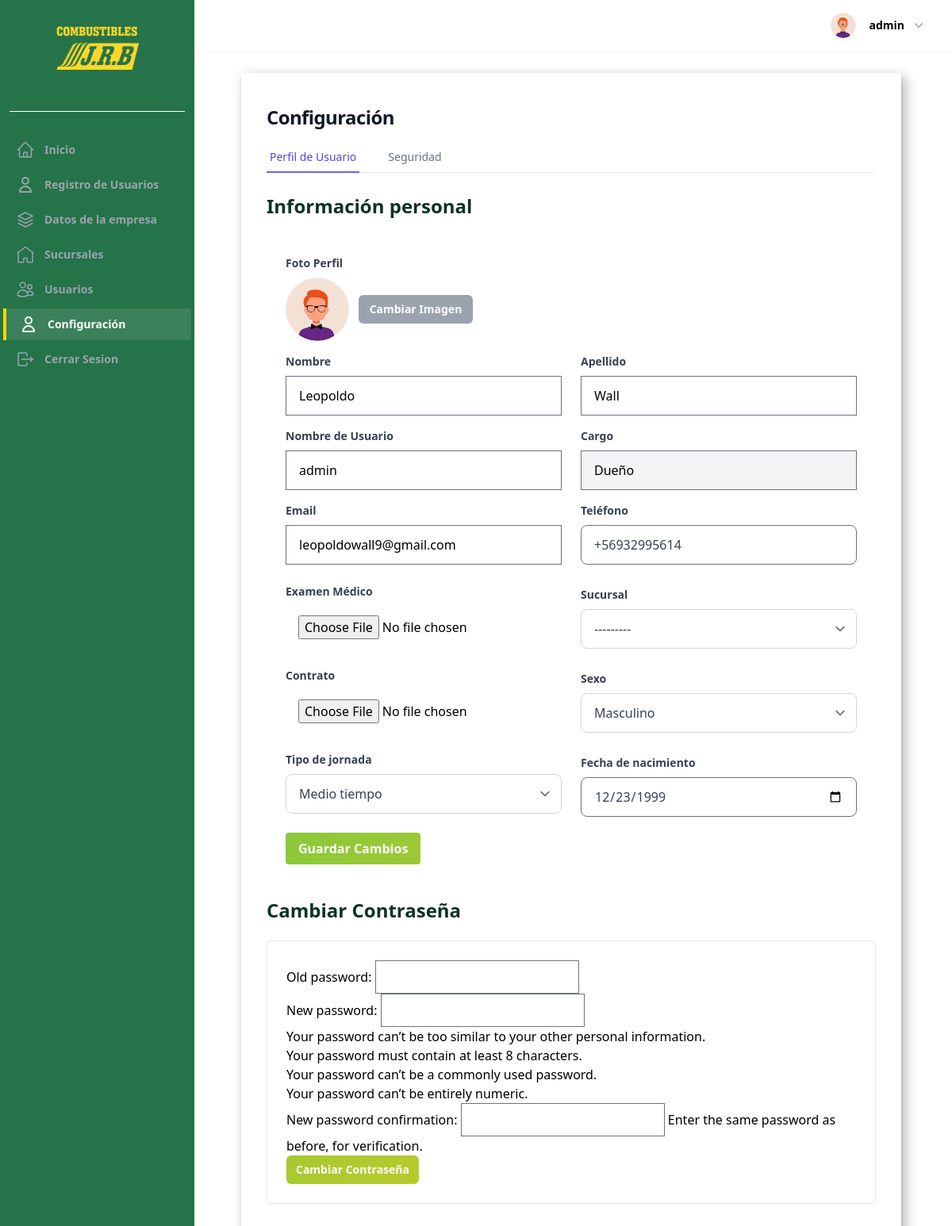
The page /configuracion/ (signed in) on the database as committed earlier.
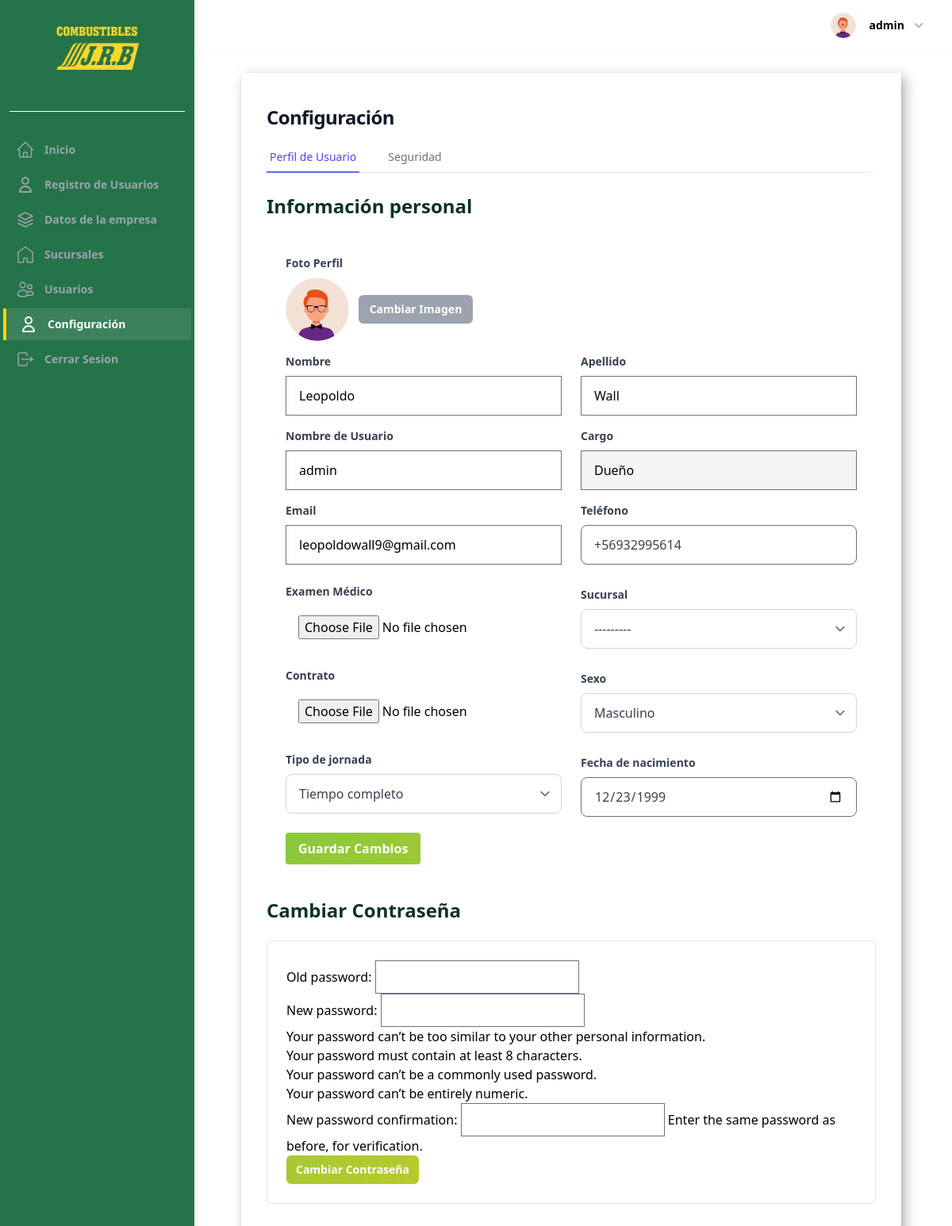
The same page on the database as committed later.
### UsuarioApp/models.py (models this page shows, shortened)
class Profile(models.Model):
    last_activity = models.DateTimeField(null=True, blank=True)
    image = models.ImageField(upload_to=profile_picture_path, default="profile.webp")
    user_FK = models.OneToOneField(
        User, on_delete=models.CASCADE, related_name="profile",
    )
    position_FK = models.ForeignKey(
        Position, on_delete=models.SET_NULL, null=True, blank=True
    )
    company_rut = models.CharField(
        max_length=12,
        blank=True,
        null=True,
        validators=[
            RegexValidator(
                regex=r"^[0-9.]+-[0-9kK]{1}$",
                message="Ingrese un RUT válido en el formato 12.345.678-9",
            )
        ],
        verbose_name="RUT Empresa",
    )
    phone = models.CharField(max_length=20, blank=True, verbose_name="Teléfono")
    gender = models.CharField(
        max_length=1,
        choices=GENDER_CHOICES,
        null=True,
        blank=True,
        verbose_name="Sexo",
    )
    date_of_birth = models.DateField(
        null=True,
        blank=True,
        verbose_name="Fecha de nacimiento",
    )
    salario = models.DecimalField(
        max_digits=10, decimal_places=2, null=True, blank=True, verbose_name="Salario",
    )
    address = models.CharField(max_length=255, blank=True, verbose_name="Dirección")
    date_of_hire = models.DateField(null=True, blank=True, verbose_name="Fecha de contratación")
    is_partime = models.BooleanField(
        default=False,
        choices=[(True, "Tiempo completo"), (False, "Medio tiempo")],
        verbose_name="Tipo de jornada",
    )
    examen_medico = models.FileField(
        upload_to="documentos/examenes/",
        null=True,
        blank=True,
        verbose_name="Examen médico",
    )
    contrato = models.FileField(
        upload_to="documentos/contratos/",
        null=True,
        blank=True,
        verbose_name="Contrato",
    )
    current_branch = models.ForeignKey(
        Sucursal,
        on_delete=models.SET_NULL,
        null=True,
        blank=True,
        related_name="current_profiles",
        verbose_name="Sucursal actual",
    )
    def save(self, *args, **kwargs):
        update_last_activity = kwargs.pop("update_last_activity", False)
        previous_branch_id = None
        if self.pk:
            previous_branch_id = (
                Profile.objects.filter(pk=self.pk)
                .values_list("current_branch_id", flat=True)
                .first()
            )
        if update_last_activity:
            self.last_activity = timezone.now()
            kwargs["update_fields"] = ["last_activity"]
        if self.pk:
            handle_old_image(Profile, self.pk, self.image)
        super(Profile, self).save(*args, **kwargs)
        if self.image and os.path.exists(self.image.path):
            resize_image(self.image.path, 300)
            crop_image(self.image.path, 300)
        if previous_branch_id and previous_branch_id != self.current_branch_id:
            previous_branch = Sucursal.objects.filter(pk=previous_branch_id).first()
            if previous_branch:
                previous_branch.users.remove(self)
        if self.current_branch_id:
            self.current_branch.users.add(self)
    def update_last_activity(self):
        self.save(update_last_activity=True)
    def _has_permission(self, code: str) -> bool:
        return bool(self.position_FK and self.position_FK.permission_code == code)
    def is_owner(self) -> bool:
        return self._has_permission("OWNER")
    class Meta:
        verbose_name = "Perfil"
        verbose_name_plural = "Perfiles"
        ordering = ["-id"]

### UsuarioApp/views.py (the view, shortened to what this page needs)
# urls.py: path("configuracion/", views.ConfigurationView.as_view(), name="configuracion"),
class ConfigurationView(LoginRequiredMixin, ProfileFormProcessingMixin, View):
    template_name = "pages/perfil/configuracion.html"
    success_redirect_name = "configuracion"
    error_message = "Corrige los errores para continuar."
    def get(self, request, *args, **kwargs):
        user = request.user
        profile = user.profile
        user_form = UserUpdateForm(instance=user)
        profile_form = ProfileUpdateForm(instance=profile, user=user)
        password_form = CustomPasswordChangeForm(user=user)
        password_form.helper = FormHelper()
        password_form.helper.form_tag = False
        context = {
            "user_form": user_form,
            "profile_form": profile_form,
            "password_form": password_form,
        }
        return render(request, self.template_name, context)

### UsuarioApp/forms.py
class UserUpdateForm(forms.ModelForm):
    def __init__(self, *args, **kwargs):
        super().__init__(*args, **kwargs)
        self.helper = FormHelper()
        self.helper.form_tag = False
        self.helper.layout = Layout(
            "username",
            "email",
            Div(
                Div("first_name", css_class="flex-1"),
                Div("last_name",  css_class="flex-1"),
                css_class="flex gap-4",
            ),
        )
    class Meta:
        model = User
        fields = [
            "username",
            "email",
            "first_name",
            "last_name",
        ]

### utils/customer_img.py (called while the page is built, shortened)
def resize_image(img_path, img_size):
    try:
        with Image.open(img_path) as img:
            ancho, alto = img.size
    except (FileExistsError, UnidentifiedImageError):
        print("Error al Redimensionar la imagen")

def crop_image(img_path, img_size):
    try:
        with Image.open(img_path) as img:
            ancho, alto = img.size
    except (FileExistsError, UnidentifiedImageError):
        print("Erro al Recortar la imagen")

### templates/pages/perfil/configuracion.html (shortened to what the changed rows need)
{% extends "components/Layout/base_pages.html" %}
{% load static %}
{% load tailwind_filters %}
{% load allauth i18n %}
{% load widget_tweaks %}
{% block content_pages %}
<h1 class="max-w-2xl font-bold tracking-tight text-gray-900 text-2xl mb-4">Configuración</h1>
<div>
    <div id="perfil" class="tab-content mt-6">
        <h2 class="h1-title-forms">Información personal</h2>
        <section class="p-6 rounded mt-4">
            <form method="post" enctype="multipart/form-data">
                <div class="flex gap-6 w-1">
                    <div class="flex-1">
                        <div>
                            <label for="{{ profile_form.examen_medico.id_for_label }}" class="block text-gray-700 text-sm font-bold mb-2 mt-6">Examen Médico</label>
                            {{ profile_form.examen_medico|add_class:"py-3 px-4 text-base w-full" }}
                        </div>
                        <div class="mt-6">
                            <label for="{{ profile_form.contrato.id_for_label }}" class="block text-gray-700 text-sm font-bold mb-2">Contrato</label>
                            {{ profile_form.contrato|add_class:"py-3 px-4 text-base w-full" }}
                        </div>
                        <div class="mt-6">
                            <label for="{{ profile_form.is_partime.id_for_label }}" class="block text-gray-700 text-sm font-bold mb-2">Tipo de jornada</label>
                            {{ profile_form.is_partime|add_class:"py-3 px-4 text-base w-full" }}
                        </div>
                    </div>
                    <div class="flex-1">
                        <div class="grid grid-cols-2 gap-4">
                            <div class="">
                                <label for="{{ profile_form.phone.id_for_label }}" class="block text-gray-700 text-sm font-bold mb-2">Teléfono</label>
                                {{ profile_form.phone|add_class:"py-3 px-4 text-base w-full" }}
                            </div>
                            <div class="">
                                <label for="{{ profile_form.current_branch.id_for_label }}" class="block text-gray-700 text-sm font-bold mb-2">Sucursal</label>
                                {{ profile_form.current_branch|add_class:"py-3 px-4 text-base w-full" }}
                            </div>
                            <div class="">
                                <label for="{{ profile_form.gender.id_for_label }}" class="block text-gray-700 text-sm font-bold mb-2">Sexo</label>
                                {{ profile_form.gender|add_class:"py-3 px-4 text-base w-full" }}
                            </div>
                            <div class="">
                                <label for="{{ profile_form.date_of_birth.id_for_label }}" class="block text-gray-700 text-sm font-bold mb-2">Fecha de nacimiento</label>
                                {{ profile_form.date_of_birth|add_class:"py-3 px-4 text-base w-full" }}
                            </div>
                        </div>
                    </div>
                </div>
            </form>
        </section>
    </div>
    <h1 class="mt-4 h1-title-forms">Cambiar Contraseña</h2>
        <section class="p-6 border rounded mt-4">
            <form>
                {% url 'account_change_password' as action_url %}
            </form>
        </section>
</div>
{% endblock content_pages %}

Rows that differ between the two databases and show on the page:
changed Profile "Masculino": is_partime "Medio tiempo" → "Tiempo completo"
